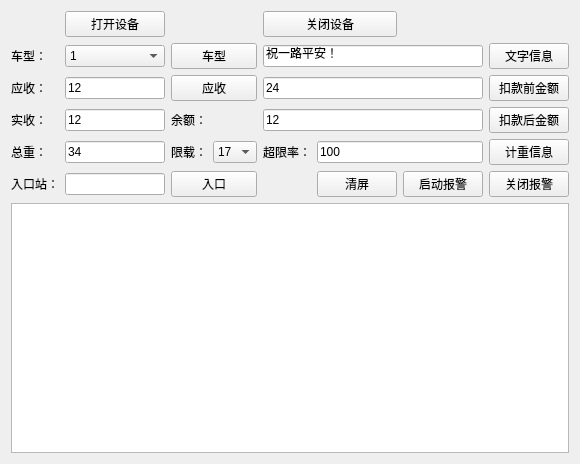
<?xml version="1.0" encoding="UTF-8"?>
<ui version="4.0">
 <class>Widget</class>
 <widget class="QWidget" name="Widget">
  <property name="geometry">
   <rect>
    <x>0</x>
    <y>0</y>
    <width>580</width>
    <height>464</height>
   </rect>
  </property>
  <property name="windowTitle">
   <string>费显测试</string>
  </property>
  <layout class="QGridLayout" name="gridLayout">
   <item row="0" column="1">
    <widget class="QPushButton" name="pushButton_openDev">
     <property name="text">
      <string>打开设备</string>
     </property>
    </widget>
   </item>
   <item row="1" column="0">
    <widget class="QLabel" name="label">
     <property name="text">
      <string>车型：</string>
     </property>
    </widget>
   </item>
   <item row="1" column="1">
    <widget class="QComboBox" name="comboBox_vheClass">
     <item>
      <property name="text">
       <string>1</string>
      </property>
     </item>
     <item>
      <property name="text">
       <string>2</string>
      </property>
     </item>
     <item>
      <property name="text">
       <string>3</string>
      </property>
     </item>
     <item>
      <property name="text">
       <string>4</string>
      </property>
     </item>
     <item>
      <property name="text">
       <string>11</string>
      </property>
     </item>
     <item>
      <property name="text">
       <string>12</string>
      </property>
     </item>
     <item>
      <property name="text">
       <string>13</string>
      </property>
     </item>
     <item>
      <property name="text">
       <string>14</string>
      </property>
     </item>
     <item>
      <property name="text">
       <string>15</string>
      </property>
     </item>
    </widget>
   </item>
   <item row="1" column="2" colspan="2">
    <widget class="QPushButton" name="pushButton_vehClass">
     <property name="text">
      <string>车型</string>
     </property>
    </widget>
   </item>
   <item row="1" column="4" colspan="3">
    <widget class="QLineEdit" name="lineEdit_text">
     <property name="text">
      <string>祝一路平安！</string>
     </property>
    </widget>
   </item>
   <item row="1" column="7">
    <widget class="QPushButton" name="pushButton_Text">
     <property name="text">
      <string>文字信息</string>
     </property>
    </widget>
   </item>
   <item row="2" column="0">
    <widget class="QLabel" name="label_2">
     <property name="text">
      <string>应收：</string>
     </property>
    </widget>
   </item>
   <item row="2" column="1">
    <widget class="QLineEdit" name="lineEdit_fare">
     <property name="text">
      <string>12</string>
     </property>
    </widget>
   </item>
   <item row="2" column="2" colspan="2">
    <widget class="QPushButton" name="pushButton_Fare">
     <property name="text">
      <string>应收</string>
     </property>
    </widget>
   </item>
   <item row="2" column="4" colspan="3">
    <widget class="QLineEdit" name="lineEdit_before">
     <property name="text">
      <string>24</string>
     </property>
    </widget>
   </item>
   <item row="2" column="7">
    <widget class="QPushButton" name="pushButton_Before">
     <property name="text">
      <string>扣款前金额</string>
     </property>
    </widget>
   </item>
   <item row="3" column="0">
    <widget class="QLabel" name="label_3">
     <property name="text">
      <string>实收：</string>
     </property>
    </widget>
   </item>
   <item row="3" column="1">
    <widget class="QLineEdit" name="lineEdit_fared">
     <property name="text">
      <string>12</string>
     </property>
    </widget>
   </item>
   <item row="3" column="2">
    <widget class="QLabel" name="label_4">
     <property name="text">
      <string>余额：</string>
     </property>
    </widget>
   </item>
   <item row="3" column="4" colspan="3">
    <widget class="QLineEdit" name="lineEdit_after">
     <property name="text">
      <string>12</string>
     </property>
    </widget>
   </item>
   <item row="3" column="7">
    <widget class="QPushButton" name="pushButton_After">
     <property name="text">
      <string>扣款后金额</string>
     </property>
    </widget>
   </item>
   <item row="4" column="0">
    <widget class="QLabel" name="label_5">
     <property name="text">
      <string>总重：</string>
     </property>
    </widget>
   </item>
   <item row="4" column="1">
    <widget class="QLineEdit" name="lineEdit_totalwt">
     <property name="text">
      <string>34</string>
     </property>
    </widget>
   </item>
   <item row="4" column="2">
    <widget class="QLabel" name="label_6">
     <property name="text">
      <string>限载：</string>
     </property>
    </widget>
   </item>
   <item row="4" column="3">
    <widget class="QComboBox" name="comboBox_limitw">
     <item>
      <property name="text">
       <string>17</string>
      </property>
     </item>
     <item>
      <property name="text">
       <string>25</string>
      </property>
     </item>
     <item>
      <property name="text">
       <string>35</string>
      </property>
     </item>
     <item>
      <property name="text">
       <string>43</string>
      </property>
     </item>
     <item>
      <property name="text">
       <string>49</string>
      </property>
     </item>
    </widget>
   </item>
   <item row="4" column="4">
    <widget class="QLabel" name="label_7">
     <property name="text">
      <string>超限率：</string>
     </property>
    </widget>
   </item>
   <item row="4" column="5" colspan="2">
    <widget class="QLineEdit" name="lineEdit_overrate">
     <property name="text">
      <string>100</string>
     </property>
    </widget>
   </item>
   <item row="4" column="7">
    <widget class="QPushButton" name="pushButton_Weight">
     <property name="text">
      <string>计重信息</string>
     </property>
    </widget>
   </item>
   <item row="5" column="0">
    <widget class="QLabel" name="label_8">
     <property name="text">
      <string>入口站：</string>
     </property>
    </widget>
   </item>
   <item row="5" column="1">
    <widget class="QLineEdit" name="lineEdit_EnStation"/>
   </item>
   <item row="5" column="2" colspan="2">
    <widget class="QPushButton" name="pushButton_EnStation">
     <property name="text">
      <string>入口</string>
     </property>
    </widget>
   </item>
   <item row="5" column="6">
    <widget class="QPushButton" name="pushButton_StarAlarm">
     <property name="text">
      <string>启动报警</string>
     </property>
    </widget>
   </item>
   <item row="5" column="7">
    <widget class="QPushButton" name="pushButton_EndAlarm">
     <property name="text">
      <string>关闭报警</string>
     </property>
    </widget>
   </item>
   <item row="6" column="0" colspan="8">
    <widget class="QTextEdit" name="textEdit"/>
   </item>
   <item row="0" column="4" colspan="2">
    <widget class="QPushButton" name="pushButton_closeDev">
     <property name="text">
      <string>关闭设备</string>
     </property>
    </widget>
   </item>
   <item row="5" column="5">
    <widget class="QPushButton" name="pushButton_ClearAll">
     <property name="text">
      <string>清屏</string>
     </property>
    </widget>
   </item>
  </layout>
 </widget>
 <layoutdefault spacing="6" margin="11"/>
 <resources/>
 <connections/>
</ui>
